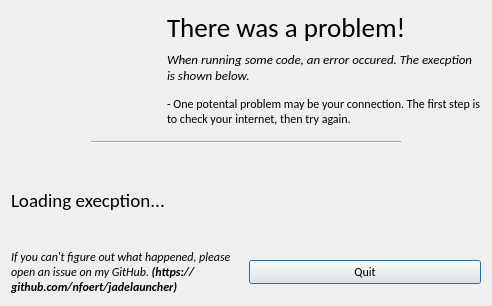
<?xml version="1.0" encoding="UTF-8"?>
<ui version="4.0">
 <class>Dialog</class>
 <widget class="QDialog" name="Dialog">
  <property name="geometry">
   <rect>
    <x>0</x>
    <y>0</y>
    <width>492</width>
    <height>306</height>
   </rect>
  </property>
  <property name="windowTitle">
   <string>Jade Launcher | There was a problem!</string>
  </property>
  <property name="windowIcon">
   <iconset resource="../assets.qrc">
    <normaloff>:/images/assets/jadeIcon.png</normaloff>:/images/assets/jadeIcon.png</iconset>
  </property>
  <layout class="QGridLayout" name="gridLayout">
   <item row="0" column="0">
    <layout class="QVBoxLayout" name="verticalLayout_2">
     <item>
      <layout class="QHBoxLayout" name="horizontalLayout">
       <item>
        <widget class="QLabel" name="label">
         <property name="sizePolicy">
          <sizepolicy hsizetype="Fixed" vsizetype="Fixed">
           <horstretch>0</horstretch>
           <verstretch>0</verstretch>
          </sizepolicy>
         </property>
         <property name="maximumSize">
          <size>
           <width>150</width>
           <height>100</height>
          </size>
         </property>
         <property name="text">
          <string/>
         </property>
         <property name="pixmap">
          <pixmap resource="../assets.qrc">:/images/assets/JadeLauncherLogo.png</pixmap>
         </property>
         <property name="scaledContents">
          <bool>true</bool>
         </property>
        </widget>
       </item>
       <item>
        <layout class="QVBoxLayout" name="verticalLayout">
         <item>
          <widget class="QLabel" name="label_2">
           <property name="font">
            <font>
             <family>Calibri</family>
            </font>
           </property>
           <property name="text">
            <string>&lt;html&gt;&lt;head/&gt;&lt;body&gt;&lt;p&gt;&lt;span style=&quot; font-size:20pt;&quot;&gt;There was a problem!&lt;/span&gt;&lt;/p&gt;&lt;/body&gt;&lt;/html&gt;</string>
           </property>
          </widget>
         </item>
         <item>
          <widget class="QLabel" name="label_3">
           <property name="font">
            <font>
             <family>Calibri</family>
            </font>
           </property>
           <property name="text">
            <string>&lt;html&gt;&lt;head/&gt;&lt;body&gt;&lt;p&gt;&lt;span style=&quot; font-size:10pt; font-style:italic;&quot;&gt;When running some code, an error occured. The execption is shown below. &lt;/span&gt;&lt;/p&gt;&lt;p&gt;- One potental problem may be your connection. The first step is to check your internet, then try again.&lt;/p&gt;&lt;/body&gt;&lt;/html&gt;</string>
           </property>
           <property name="wordWrap">
            <bool>true</bool>
           </property>
          </widget>
         </item>
        </layout>
       </item>
      </layout>
     </item>
     <item>
      <layout class="QHBoxLayout" name="horizontalLayout_3">
       <item>
        <spacer name="horizontalSpacer">
         <property name="orientation">
          <enum>Qt::Horizontal</enum>
         </property>
         <property name="sizeType">
          <enum>QSizePolicy::Fixed</enum>
         </property>
         <property name="sizeHint" stdset="0">
          <size>
           <width>80</width>
           <height>20</height>
          </size>
         </property>
        </spacer>
       </item>
       <item>
        <widget class="Line" name="line">
         <property name="orientation">
          <enum>Qt::Horizontal</enum>
         </property>
        </widget>
       </item>
       <item>
        <spacer name="horizontalSpacer_2">
         <property name="orientation">
          <enum>Qt::Horizontal</enum>
         </property>
         <property name="sizeType">
          <enum>QSizePolicy::Fixed</enum>
         </property>
         <property name="sizeHint" stdset="0">
          <size>
           <width>80</width>
           <height>20</height>
          </size>
         </property>
        </spacer>
       </item>
      </layout>
     </item>
     <item>
      <widget class="QLabel" name="ERROR">
       <property name="font">
        <font>
         <family>Calibri</family>
        </font>
       </property>
       <property name="text">
        <string>&lt;html&gt;&lt;head/&gt;&lt;body&gt;&lt;p&gt;&lt;span style=&quot; font-size:14pt;&quot;&gt;Loading execption...&lt;/span&gt;&lt;/p&gt;&lt;/body&gt;&lt;/html&gt;</string>
       </property>
       <property name="wordWrap">
        <bool>true</bool>
       </property>
      </widget>
     </item>
     <item>
      <layout class="QHBoxLayout" name="horizontalLayout_2">
       <item>
        <widget class="QLabel" name="label_4">
         <property name="font">
          <font>
           <family>Calibri</family>
          </font>
         </property>
         <property name="text">
          <string>&lt;html&gt;&lt;head/&gt;&lt;body&gt;&lt;p&gt;&lt;span style=&quot; font-style:italic;&quot;&gt;If you can't figure out what happened, please open an issue on my GitHub. &lt;/span&gt;&lt;span style=&quot; font-weight:600; font-style:italic;&quot;&gt;(https://github.com/nfoert/jadelauncher)&lt;/span&gt;&lt;/p&gt;&lt;/body&gt;&lt;/html&gt;</string>
         </property>
         <property name="wordWrap">
          <bool>true</bool>
         </property>
        </widget>
       </item>
       <item>
        <widget class="QPushButton" name="QUIT">
         <property name="font">
          <font>
           <family>Calibri</family>
          </font>
         </property>
         <property name="text">
          <string>Quit</string>
         </property>
        </widget>
       </item>
      </layout>
     </item>
    </layout>
   </item>
  </layout>
 </widget>
 <resources>
  <include location="../assets.qrc"/>
 </resources>
 <connections/>
</ui>
